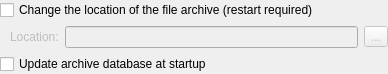
<?xml version="1.0" encoding="UTF-8"?>
<ui version="4.0">
 <class>FileArchiveOptionsClass</class>
 <widget class="QWidget" name="FileArchiveOptionsClass">
  <property name="geometry">
   <rect>
    <x>0</x>
    <y>0</y>
    <width>388</width>
    <height>66</height>
   </rect>
  </property>
  <layout class="QVBoxLayout" name="verticalLayout">
   <property name="margin">
    <number>0</number>
   </property>
   <item>
    <widget class="QCheckBox" name="chbLocation">
     <property name="text">
      <string>Change the location of the file archive (restart required)</string>
     </property>
    </widget>
   </item>
   <item>
    <widget class="QWidget" name="wdtLocation" native="true">
     <property name="enabled">
      <bool>false</bool>
     </property>
     <layout class="QHBoxLayout" name="horizontalLayout">
      <property name="leftMargin">
       <number>10</number>
      </property>
      <property name="topMargin">
       <number>0</number>
      </property>
      <property name="rightMargin">
       <number>0</number>
      </property>
      <property name="bottomMargin">
       <number>0</number>
      </property>
      <item>
       <widget class="QLabel" name="lblLocation">
        <property name="text">
         <string>Location:</string>
        </property>
        <property name="buddy">
         <cstring>lneLocation</cstring>
        </property>
       </widget>
      </item>
      <item>
       <widget class="QLineEdit" name="lneLocation">
        <property name="readOnly">
         <bool>true</bool>
        </property>
       </widget>
      </item>
      <item>
       <widget class="QToolButton" name="tlbLocation">
        <property name="text">
         <string notr="true">...</string>
        </property>
       </widget>
      </item>
     </layout>
    </widget>
   </item>
   <item>
    <widget class="QCheckBox" name="chbForceDatabaseSync">
     <property name="text">
      <string>Update archive database at startup</string>
     </property>
    </widget>
   </item>
  </layout>
 </widget>
 <layoutdefault spacing="6" margin="11"/>
 <tabstops>
  <tabstop>chbLocation</tabstop>
  <tabstop>lneLocation</tabstop>
  <tabstop>tlbLocation</tabstop>
 </tabstops>
 <resources/>
 <connections>
  <connection>
   <sender>chbLocation</sender>
   <signal>toggled(bool)</signal>
   <receiver>wdtLocation</receiver>
   <slot>setEnabled(bool)</slot>
   <hints>
    <hint type="sourcelabel">
     <x>292</x>
     <y>19</y>
    </hint>
    <hint type="destinationlabel">
     <x>292</x>
     <y>49</y>
    </hint>
   </hints>
  </connection>
 </connections>
</ui>
